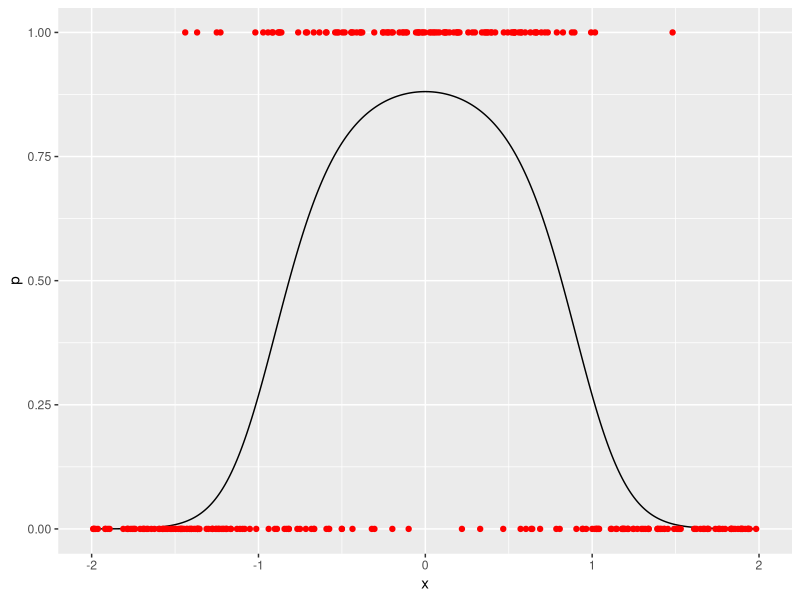
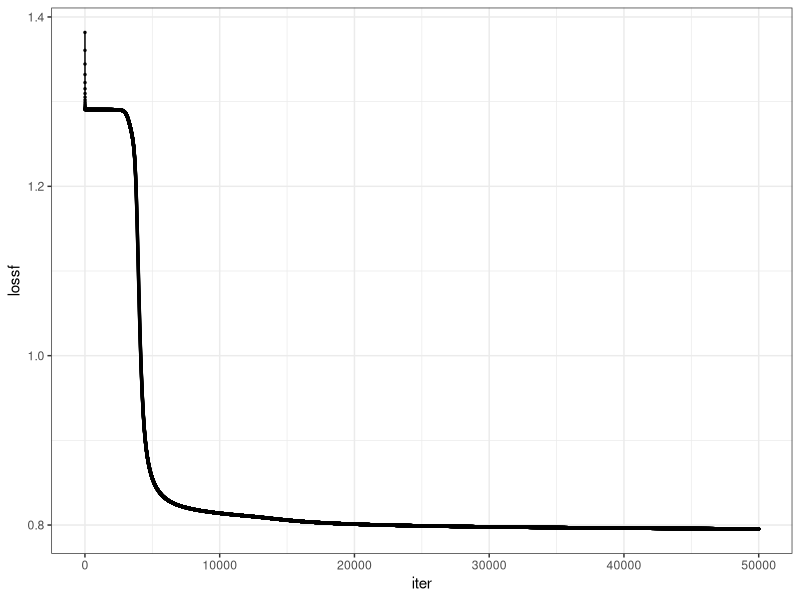
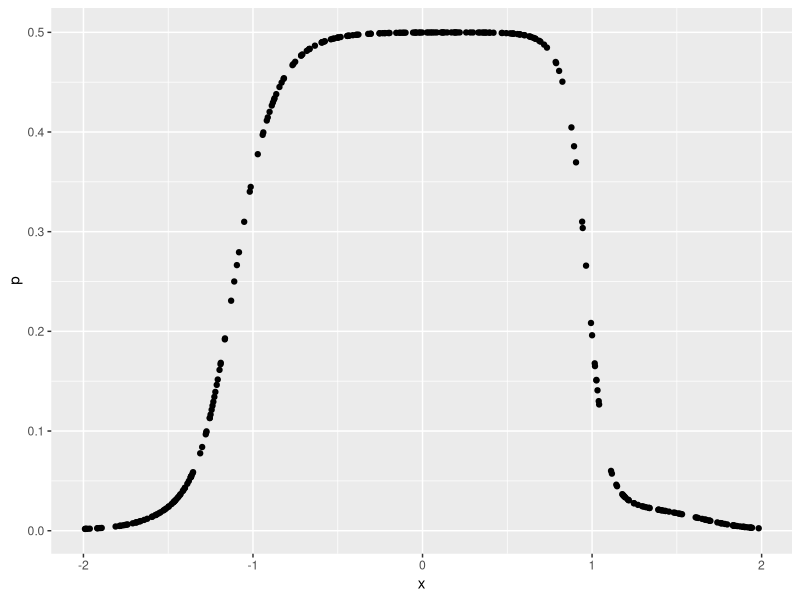
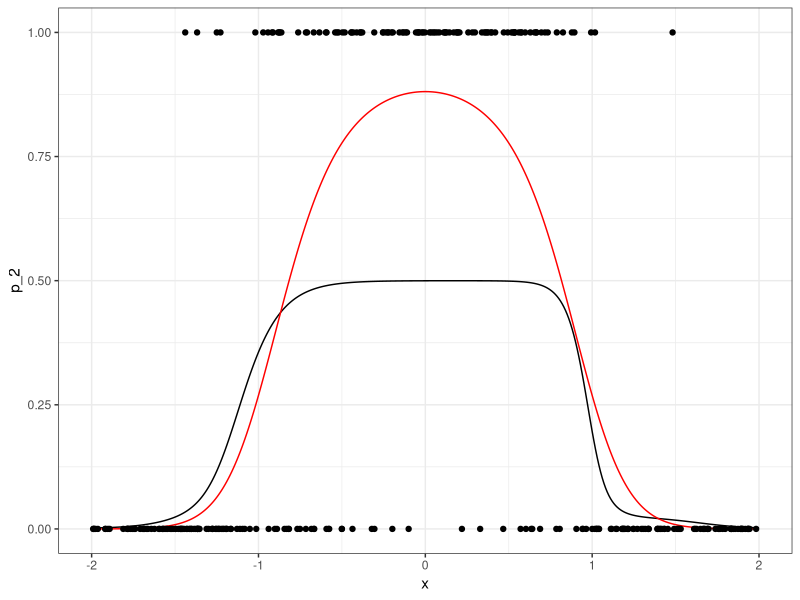

Here is the R script that generated these plots, in order:
library(tidyverse)

## Backprop


# # Number of hidden nodes (including bias)
# q = 3
# 
# theta = replicate(q, 0.01*rnorm(nx))
# beta = 0.01*rnorm(q)

sigma_1 <- function(x){
  return(1/(1 + exp(-x)))
}

sigma_2 <- function(x){
  return(1/(1 + exp(-x)))
}

compute_p_hat <- function(theta, beta, X){
  A = sigma_1(X %*% theta)
  p_hat = sigma_2(A %*% beta)
  return(p_hat)
}

loss_function <- function(p_hat, y){
  lossf = - 2 * mean(y*log(p_hat) + (1-y)*log(1-p_hat))
  return(lossf)
}


# 
# alpha = 0.01
# i = 0
# n_iter <- 200
# 
# loss_function_df <- data_frame(lossf = rep(0.0, n_iter))
# 
# while(i < n_iter){
#   i = i + 1
#   cat("Iter:", i, "\n")
#   p_hat = compute_p_hat(theta, beta, X)
#   loss_function_df$lossf[i] <- loss_function(p_hat, y)
#   
#   p_minus_y = p_hat - y
#   A = sigma_1(zeta)
#   dL_dbeta = mean(t(A) %*% p_minus_y)
#   zeta = X %*% theta
#   
#   dL_dtheta <- matrix(rep(NA, nx*q), ncol = q)
#   for(l in 1:length(beta)){
#     temp <- (beta[l] * p_minus_y * A[,l]) * (1 - A[,l])
#     
#     dl_dtheta_nl <- matrix(rep(temp, nx), ncol = nx, byrow = F) * X
#     dL_dtheta[,l] <- colMeans(dl_dtheta_nl)
#   }
#   
#   # # first beta
#   # bbb <- cbind(  (beta[1] * p_minus_y * A[,1]) * (1 - A[,1]) * X[,1],
#   #         (beta[1] * p_minus_y * A[,1]) * (1 - A[,1]) * X[,2],
#   #         (beta[1] * p_minus_y * A[,1]) * (1 - A[,1]) * X[,3],
#   #         (beta[1] * p_minus_y * A[,1]) * (1 - A[,1]) * X[,4])
#   # 
#   # # second beta
#   # (beta[2] * p_minus_y * A[,2]) * (1 - A[,2]) * X[,1]
#   # (beta[2] * p_minus_y * A[,2]) * (1 - A[,2]) * X[,2]
#   # (beta[2] * p_minus_y * A[,2]) * (1 - A[,2]) * X[,3]
#   # (beta[2] * p_minus_y * A[,2]) * (1 - A[,2]) * X[,4]
#   # # third beta
#   # (beta[3] * p_minus_y * A[,3]) * (1 - A[,3]) * X[,1]
#   # (beta[3] * p_minus_y * A[,3]) * (1 - A[,3]) * X[,2]
#   # (beta[3] * p_minus_y * A[,3]) * (1 - A[,3]) * X[,3]
#   # (beta[3] * p_minus_y * A[,3]) * (1 - A[,3]) * X[,4]
# 
#   beta <- beta - alpha*dL_dbeta
#   theta <- theta - alpha*dL_dtheta
# }
# 
# loss_function_df %>% 
#   mutate(ix = 1:nrow(.)) %>%  
#   ggplot(aes(ix, lossf)) + 
#   geom_point(size = 0.5) +
#   geom_line()

ann <- function(X, y, q = 3, alpha = 0.01, n_iter = 200){
  # X: data matrix
  # y: response vector
  # q: number of hidden nodes (including bias)
  # alpha: learning rate
  # n_iter: number of iterations
  
  m = nrow(X)
  X = cbind(rep(1, m), X)
  nx = ncol(X)
  
  
  i = 0
  
  theta = replicate(q, 0.1*runif(nx, -0.5, 0.5))
  beta = 0.1*runif(q, -0.5, 0.5)
  
  init_theta = theta
  init_beta = beta
  
  loss_function_df <- data_frame(
    iter = 1:n_iter,
    lossf = as.numeric(rep(NA, n_iter)))
  
  while(i < n_iter){
    i = i + 1
    cat("Iter:", i, "\n")
    p_hat = compute_p_hat(theta, beta, X)
    loss_function_df$lossf[i] <- loss_function(p_hat, y)
    
    p_minus_y = p_hat - y
    zeta = X %*% theta
    A = sigma_1(zeta)
    dL_dbeta = mean(matrix(rep(p_minus_y, q), ncol = q, byrow = F) * A)
    #dL_dbeta = mean(t(A) %*% p_minus_y)
    
    dL_dtheta <- matrix(rep(NA, nx*q), ncol = q)
    for(l in 1:length(beta)){
      temp <- (beta[l] * p_minus_y * A[,l]) * (1 - A[,l])
      
      dl_dtheta_nl <- matrix(rep(temp, nx), ncol = nx, byrow = F) * X
      dL_dtheta[,l] <- colMeans(dl_dtheta_nl)
    }

    beta <- beta - alpha*dL_dbeta
    theta <- theta - alpha*dL_dtheta
  }
  
  gg_deviance_iter <- loss_function_df %>% 
    ggplot(aes(iter, lossf)) + 
    geom_point(size = 0.5) +
    geom_line() +
    theme_bw()
  
  out <- list(
    beta = beta,
    theta = theta, 
    init_theta = init_theta,
    init_beta = init_beta,
    gg_deviance_iter = gg_deviance_iter
  )
  
  return(out)
}

### Example 1

# # Number of features (including bias)
# nx = 4
# 
# # Training set size
# m = 100
# 
# X = cbind(rep(1, m), replicate(nx - 1, rnorm(m)) )
# gen_params <- rnorm(nx)
# mu = X %*% gen_params
# p_real <- 1/(1 + exp(-mu))
# y = rbinom(size = 1, n = length(p_real), prob = p_real)
# 
# ann_1 <- ann(X, y, 3)


### Example 2
predict <- function(ann, X){
  m = nrow(X)
  X = cbind(rep(1, m), X)
  p_hat <- compute_p_hat(ann$theta, ann$beta, X)
  return(p_hat)
}

logistic_func <- function(x){
  1/(1 + exp(-x))
}


x <- seq(-2, 2, 0.01)
p <- logistic_func(2 - 3 * x^2) #probabilidad condicional de clase 1 (vs. 0)
set.seed(2805721)
x_1 <- runif(300, -2, 2)
g_1 <- rbinom(300, 1, logistic_func(2 - 3 * x_1^2))
dat_2 <- data.frame(x_1, g_1)
dat_p <- data.frame(x, p)
g <- qplot(x, p, geom='line')
g + geom_point(data = dat_2, aes(x = x_1, y = g_1), colour = 'red')

ann_2 <- ann(as.matrix(dat_2$x_1), dat_2$g_1, q = 4, alpha = 0.5, n_iter = 50000)

ann_2

#ann_2$gg_deviance_iter


data.frame(
  p = predict(ann_2, as.matrix(dat_2$x_1)),
  x = dat_2$x_1) %>% 
  ggplot() +
  geom_point(aes(x, p))

## hacer feed forward con beta encontrados

data.frame(x = x, p_2 = predict(ann_2, as.matrix(x))) %>% 
  ggplot(aes(x = x, y = p_2)) + 
  geom_line() +
  geom_line(data = dat_p, aes(x = x, y = p), col='red') + 
  ylim(c(0,1)) +
  geom_point(data = dat_2, aes(x = x_1, y = g_1)) +
  theme_bw()
